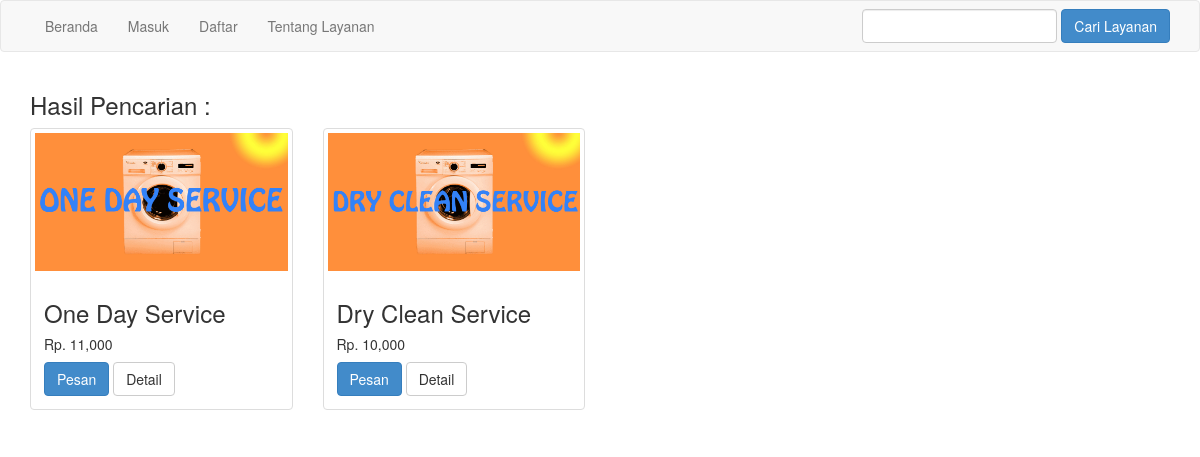
The page /cari.php on the database its author committed.
### tables this page shows
CREATE TABLE `produk` (
  `id_produk` int(11) NOT NULL,
  `nama_produk` varchar(40) NOT NULL,
  `harga_produk` int(11) NOT NULL,
  `berat_produk` int(11) NOT NULL,
  `foto_produk` varchar(40) NOT NULL,
  `deskripsi_produk` text NOT NULL
);

### cari.php (the view, shortened to what this page needs)
<?php
include 'koneksi.php';
$keyword = $_GET["keyword"];
$semuadata=array();
$ambil = $koneksi->query("SELECT * FROM produk WHERE nama_produk LIKE '%$keyword%' OR deskripsi_produk LIKE '%$keyword%'");
while($pecah = $ambil->fetch_assoc())
{
    $semuadata[]=$pecah;
}
?>
<!DOCTYPE html>
<html>
    <head>
        <link rel="stylesheet" href="admin/assets/css/bootstrap.css">
    </head>
    <body>
    <?php include 'menu.php'; ?>
    <div class="container">
        <h3>Hasil Pencarian : <?php echo $keyword ?></h3>
        <div class="row">
            <?php foreach($semuadata as $key => $value): ?>
        <div class="col-md-3">
            <div class="thumbnail">
                <img src="foto_produk/<?php echo $value["foto_produk"] ?>" alt="" class="img-responsive">
                <div class="caption">
                    <h3><?php echo $value["nama_produk"] ?></h3>
                    <h5>Rp. <?php echo number_format($value['harga_produk']) ?></h5>
                    <a href="pesan.php?id=<?php echo $perproduk['id_produk']; ?>" class="btn btn-primary">Pesan</a>
                    <a href="detail.php?id=<?php echo $perproduk['id_produk']; ?>" class="btn btn-default">Detail</a>
                </div>
            </div>
        </div>
        <?php endforeach ?>
        </div>
    </div>
</body>
</html>

### menu.php
<nav class="navbar navbar-default">
        <div class="container">
            <ul class="nav navbar-nav">
                <li><a href="index.php">Beranda</a></li>
                <?php if (isset($_SESSION["pelanggan"])): ?>
                    <li><a href="riwayat.php">Riwayat Pemesanan</a></li>
                    <li><a href="logout.php">keluar</a></li>
                <?php else: ?>
                    <li><a href="login.php">Masuk</a></li>
                    <li><a href="daftar.php">Daftar</a></li>
                <?php endif ?>
                <li><a href="tentang.php">Tentang Layanan</a></li>
            </ul>
            <form action="cari.php" method="get" class="navbar-form navbar-right">
                <input type="text" class="form-control" name="keyword">
                <button class="btn btn-primary">Cari Layanan</button>
            </form>
        </div>
    </nav>

### rows shown on the page
produk: foto_produk (picture), nama_produk "One Day Service", harga_produk "11,000"
produk: foto_produk (picture), nama_produk "Dry Clean Service", harga_produk "10,000"
